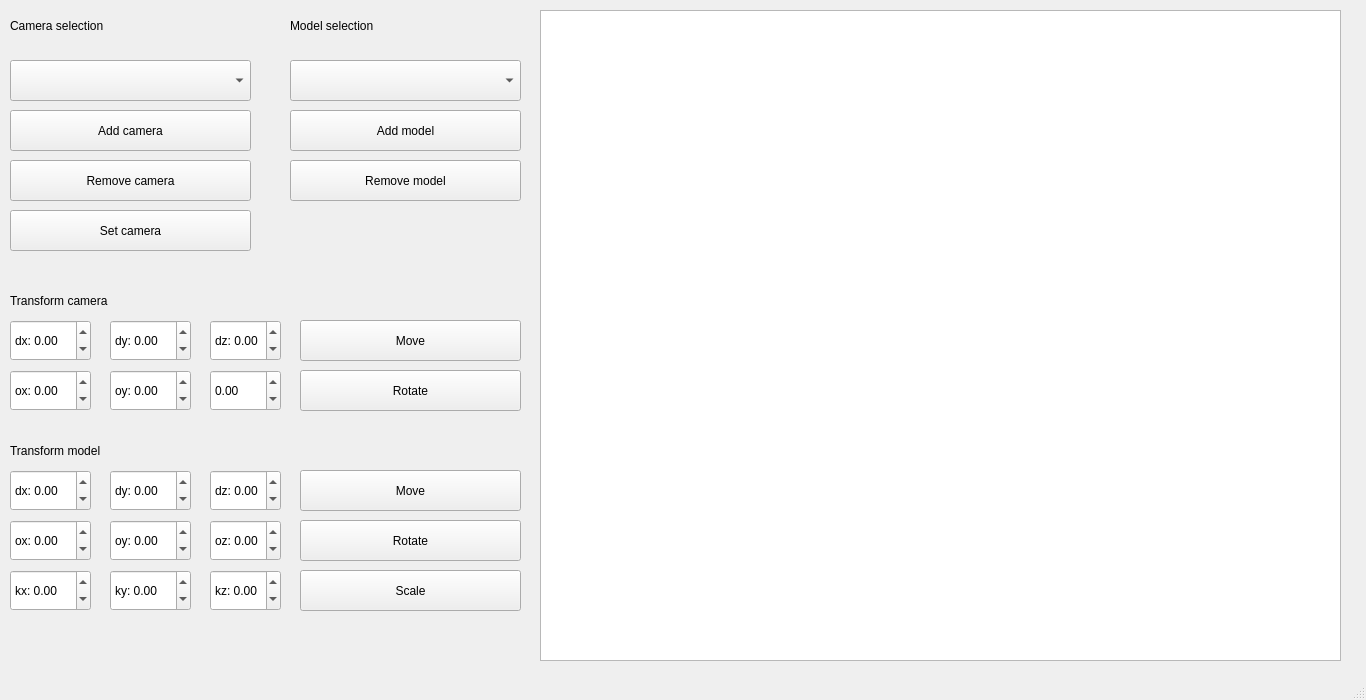
<?xml version="1.0" encoding="UTF-8"?>
<ui version="4.0">
 <class>MainWindow</class>
 <widget class="QMainWindow" name="MainWindow">
  <property name="geometry">
   <rect>
    <x>0</x>
    <y>0</y>
    <width>1366</width>
    <height>700</height>
   </rect>
  </property>
  <property name="windowTitle">
   <string>MainWindow</string>
  </property>
  <widget class="QWidget" name="centralwidget">
   <widget class="QPushButton" name="pushButton_moveModel">
    <property name="geometry">
     <rect>
      <x>300</x>
      <y>470</y>
      <width>221</width>
      <height>41</height>
     </rect>
    </property>
    <property name="text">
     <string>Move</string>
    </property>
   </widget>
   <widget class="QPushButton" name="pushButton_rotateModel">
    <property name="geometry">
     <rect>
      <x>300</x>
      <y>520</y>
      <width>221</width>
      <height>41</height>
     </rect>
    </property>
    <property name="text">
     <string>Rotate</string>
    </property>
   </widget>
   <widget class="QDoubleSpinBox" name="doubleSpinBoxDx">
    <property name="geometry">
     <rect>
      <x>10</x>
      <y>470</y>
      <width>81</width>
      <height>41</height>
     </rect>
    </property>
    <property name="prefix">
     <string>dx: </string>
    </property>
    <property name="minimum">
     <double>-500.000000000000000</double>
    </property>
    <property name="maximum">
     <double>500.000000000000000</double>
    </property>
   </widget>
   <widget class="QLabel" name="label_2">
    <property name="geometry">
     <rect>
      <x>290</x>
      <y>10</y>
      <width>131</width>
      <height>31</height>
     </rect>
    </property>
    <property name="text">
     <string>Model selection</string>
    </property>
   </widget>
   <widget class="QDoubleSpinBox" name="doubleSpinBoxKz">
    <property name="geometry">
     <rect>
      <x>210</x>
      <y>570</y>
      <width>71</width>
      <height>41</height>
     </rect>
    </property>
    <property name="prefix">
     <string>kz: </string>
    </property>
    <property name="minimum">
     <double>-500.000000000000000</double>
    </property>
    <property name="maximum">
     <double>500.000000000000000</double>
    </property>
   </widget>
   <widget class="QDoubleSpinBox" name="doubleSpinBoxOz_c">
    <property name="geometry">
     <rect>
      <x>210</x>
      <y>370</y>
      <width>71</width>
      <height>41</height>
     </rect>
    </property>
    <property name="minimum">
     <double>-500.000000000000000</double>
    </property>
    <property name="maximum">
     <double>500.000000000000000</double>
    </property>
   </widget>
   <widget class="QDoubleSpinBox" name="doubleSpinBoxDz_c">
    <property name="geometry">
     <rect>
      <x>210</x>
      <y>320</y>
      <width>71</width>
      <height>41</height>
     </rect>
    </property>
    <property name="prefix">
     <string>dz: </string>
    </property>
    <property name="minimum">
     <double>-500.000000000000000</double>
    </property>
    <property name="maximum">
     <double>500.000000000000000</double>
    </property>
   </widget>
   <widget class="QLabel" name="label_19">
    <property name="geometry">
     <rect>
      <x>10</x>
      <y>430</y>
      <width>461</width>
      <height>41</height>
     </rect>
    </property>
    <property name="text">
     <string>Transform model</string>
    </property>
   </widget>
   <widget class="QPushButton" name="pushButton_moveCamera">
    <property name="geometry">
     <rect>
      <x>300</x>
      <y>320</y>
      <width>221</width>
      <height>41</height>
     </rect>
    </property>
    <property name="text">
     <string>Move</string>
    </property>
   </widget>
   <widget class="QPushButton" name="pushButton_SetCamera">
    <property name="geometry">
     <rect>
      <x>10</x>
      <y>210</y>
      <width>241</width>
      <height>41</height>
     </rect>
    </property>
    <property name="text">
     <string>Set camera</string>
    </property>
   </widget>
   <widget class="QDoubleSpinBox" name="doubleSpinBoxDy_c">
    <property name="geometry">
     <rect>
      <x>110</x>
      <y>320</y>
      <width>81</width>
      <height>41</height>
     </rect>
    </property>
    <property name="prefix">
     <string>dy: </string>
    </property>
    <property name="minimum">
     <double>-500.000000000000000</double>
    </property>
    <property name="maximum">
     <double>500.000000000000000</double>
    </property>
   </widget>
   <widget class="QPushButton" name="pushButton_RemoveCamera">
    <property name="geometry">
     <rect>
      <x>10</x>
      <y>160</y>
      <width>241</width>
      <height>41</height>
     </rect>
    </property>
    <property name="text">
     <string>Remove camera</string>
    </property>
   </widget>
   <widget class="QPushButton" name="pushButton_AddModel">
    <property name="geometry">
     <rect>
      <x>290</x>
      <y>110</y>
      <width>231</width>
      <height>41</height>
     </rect>
    </property>
    <property name="text">
     <string>Add model</string>
    </property>
   </widget>
   <widget class="QDoubleSpinBox" name="doubleSpinBoxDy">
    <property name="geometry">
     <rect>
      <x>110</x>
      <y>470</y>
      <width>81</width>
      <height>41</height>
     </rect>
    </property>
    <property name="prefix">
     <string>dy: </string>
    </property>
    <property name="minimum">
     <double>-500.000000000000000</double>
    </property>
    <property name="maximum">
     <double>500.000000000000000</double>
    </property>
   </widget>
   <widget class="QDoubleSpinBox" name="doubleSpinBoxDx_c">
    <property name="geometry">
     <rect>
      <x>10</x>
      <y>320</y>
      <width>81</width>
      <height>41</height>
     </rect>
    </property>
    <property name="prefix">
     <string>dx: </string>
    </property>
    <property name="minimum">
     <double>-500.000000000000000</double>
    </property>
    <property name="maximum">
     <double>500.000000000000000</double>
    </property>
   </widget>
   <widget class="QDoubleSpinBox" name="doubleSpinBoxOz">
    <property name="geometry">
     <rect>
      <x>210</x>
      <y>520</y>
      <width>71</width>
      <height>41</height>
     </rect>
    </property>
    <property name="prefix">
     <string>oz: </string>
    </property>
    <property name="minimum">
     <double>-500.000000000000000</double>
    </property>
    <property name="maximum">
     <double>500.000000000000000</double>
    </property>
   </widget>
   <widget class="QPushButton" name="pushButton_AddCamera">
    <property name="geometry">
     <rect>
      <x>10</x>
      <y>110</y>
      <width>241</width>
      <height>41</height>
     </rect>
    </property>
    <property name="text">
     <string>Add camera</string>
    </property>
   </widget>
   <widget class="QDoubleSpinBox" name="doubleSpinBoxOx_c">
    <property name="geometry">
     <rect>
      <x>10</x>
      <y>370</y>
      <width>81</width>
      <height>41</height>
     </rect>
    </property>
    <property name="prefix">
     <string>ox: </string>
    </property>
    <property name="minimum">
     <double>-500.000000000000000</double>
    </property>
    <property name="maximum">
     <double>500.000000000000000</double>
    </property>
   </widget>
   <widget class="QDoubleSpinBox" name="doubleSpinBoxOy_c">
    <property name="geometry">
     <rect>
      <x>110</x>
      <y>370</y>
      <width>81</width>
      <height>41</height>
     </rect>
    </property>
    <property name="prefix">
     <string>oy: </string>
    </property>
    <property name="minimum">
     <double>-500.000000000000000</double>
    </property>
    <property name="maximum">
     <double>500.000000000000000</double>
    </property>
   </widget>
   <widget class="QDoubleSpinBox" name="doubleSpinBoxDz">
    <property name="geometry">
     <rect>
      <x>210</x>
      <y>470</y>
      <width>71</width>
      <height>41</height>
     </rect>
    </property>
    <property name="prefix">
     <string>dz: </string>
    </property>
    <property name="minimum">
     <double>-500.000000000000000</double>
    </property>
    <property name="maximum">
     <double>500.000000000000000</double>
    </property>
   </widget>
   <widget class="QDoubleSpinBox" name="doubleSpinBoxKx">
    <property name="geometry">
     <rect>
      <x>10</x>
      <y>570</y>
      <width>81</width>
      <height>41</height>
     </rect>
    </property>
    <property name="prefix">
     <string>kx: </string>
    </property>
    <property name="minimum">
     <double>-500.000000000000000</double>
    </property>
    <property name="maximum">
     <double>500.000000000000000</double>
    </property>
   </widget>
   <widget class="QGraphicsView" name="graphicsView">
    <property name="geometry">
     <rect>
      <x>540</x>
      <y>10</y>
      <width>801</width>
      <height>651</height>
     </rect>
    </property>
   </widget>
   <widget class="QPushButton" name="pushButton_rotateCamera">
    <property name="geometry">
     <rect>
      <x>300</x>
      <y>370</y>
      <width>221</width>
      <height>41</height>
     </rect>
    </property>
    <property name="text">
     <string>Rotate</string>
    </property>
   </widget>
   <widget class="QLabel" name="label">
    <property name="geometry">
     <rect>
      <x>10</x>
      <y>10</y>
      <width>201</width>
      <height>31</height>
     </rect>
    </property>
    <property name="text">
     <string>Camera selection</string>
    </property>
   </widget>
   <widget class="QPushButton" name="pushButton_RemoveModel">
    <property name="geometry">
     <rect>
      <x>290</x>
      <y>160</y>
      <width>231</width>
      <height>41</height>
     </rect>
    </property>
    <property name="text">
     <string>Remove model</string>
    </property>
   </widget>
   <widget class="QDoubleSpinBox" name="doubleSpinBoxKy">
    <property name="geometry">
     <rect>
      <x>110</x>
      <y>570</y>
      <width>81</width>
      <height>41</height>
     </rect>
    </property>
    <property name="prefix">
     <string>ky: </string>
    </property>
    <property name="minimum">
     <double>-500.000000000000000</double>
    </property>
    <property name="maximum">
     <double>500.000000000000000</double>
    </property>
   </widget>
   <widget class="QDoubleSpinBox" name="doubleSpinBoxOx">
    <property name="geometry">
     <rect>
      <x>10</x>
      <y>520</y>
      <width>81</width>
      <height>41</height>
     </rect>
    </property>
    <property name="prefix">
     <string>ox: </string>
    </property>
    <property name="minimum">
     <double>-500.000000000000000</double>
    </property>
    <property name="maximum">
     <double>500.000000000000000</double>
    </property>
   </widget>
   <widget class="QPushButton" name="pushButton_scaleModel">
    <property name="geometry">
     <rect>
      <x>300</x>
      <y>570</y>
      <width>221</width>
      <height>41</height>
     </rect>
    </property>
    <property name="text">
     <string>Scale</string>
    </property>
   </widget>
   <widget class="QComboBox" name="comboBoxModel">
    <property name="geometry">
     <rect>
      <x>290</x>
      <y>60</y>
      <width>231</width>
      <height>41</height>
     </rect>
    </property>
   </widget>
   <widget class="QDoubleSpinBox" name="doubleSpinBoxOy">
    <property name="geometry">
     <rect>
      <x>110</x>
      <y>520</y>
      <width>81</width>
      <height>41</height>
     </rect>
    </property>
    <property name="prefix">
     <string>oy: </string>
    </property>
    <property name="minimum">
     <double>-500.000000000000000</double>
    </property>
    <property name="maximum">
     <double>500.000000000000000</double>
    </property>
   </widget>
   <widget class="QComboBox" name="comboBoxCamera">
    <property name="geometry">
     <rect>
      <x>10</x>
      <y>60</y>
      <width>241</width>
      <height>41</height>
     </rect>
    </property>
   </widget>
   <widget class="QLabel" name="label_18">
    <property name="geometry">
     <rect>
      <x>10</x>
      <y>280</y>
      <width>441</width>
      <height>41</height>
     </rect>
    </property>
    <property name="text">
     <string>Transform camera</string>
    </property>
   </widget>
  </widget>
  <widget class="QStatusBar" name="statusbar"/>
 </widget>
 <resources/>
 <connections/>
</ui>
